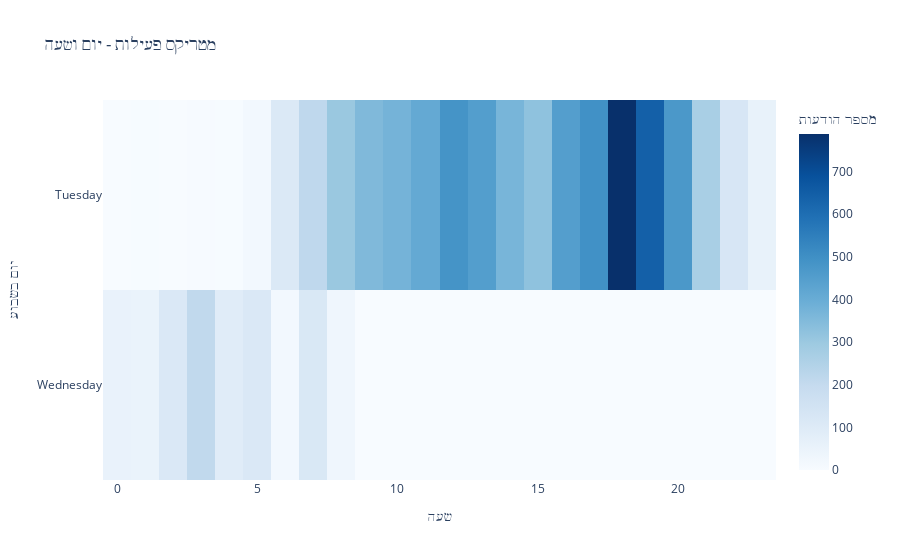
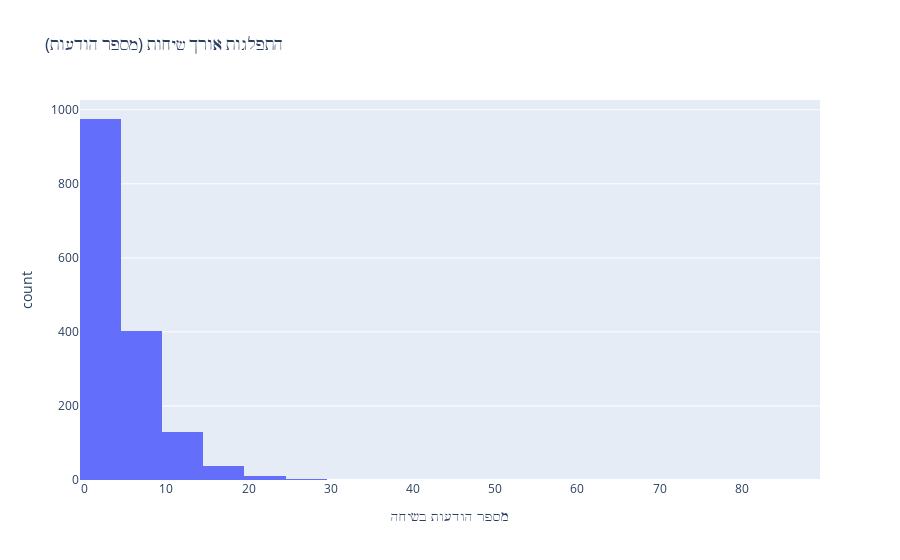
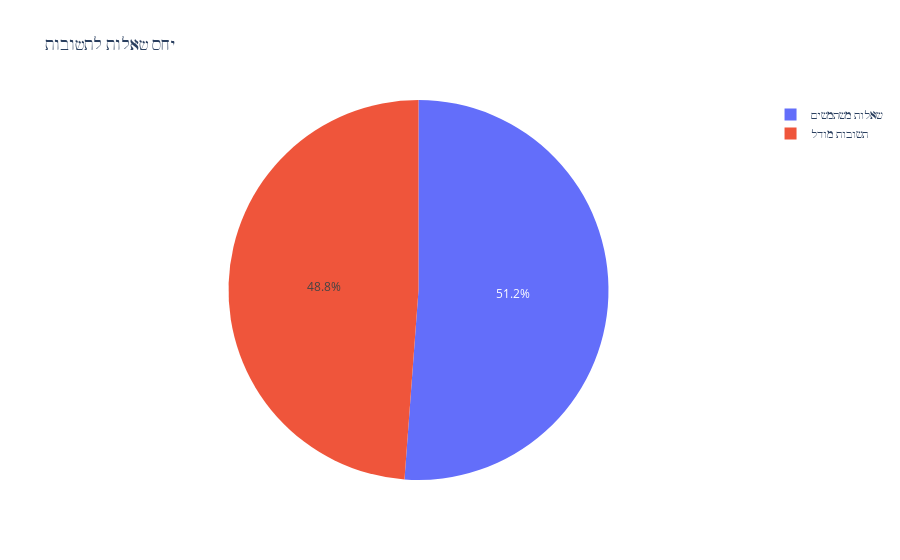

Notebook cell for these charts, in order:
### Code cell
# 6. מטריקס זמני - פעילות לפי יום ושעה (Heatmap)
df['date'] = pd.to_datetime(df['event_time']).dt.date
df['day_of_week'] = pd.to_datetime(df['event_time']).dt.day_name()
daily_hourly = df.groupby(['day_of_week', 'hour']).size().reset_index(name='count')

# יצירת heatmap
pivot_table = daily_hourly.pivot(index='day_of_week', columns='hour', values='count').fillna(0)
fig_heatmap = px.imshow(
    pivot_table,
    title="מטריקס פעילות - יום ושעה",
    labels=dict(x="שעה", y="יום בשבוע", color="מספר הודעות"),
    color_continuous_scale="Blues"
)
fig_heatmap.show()

# 7. התפלגות אורך שיחות (מספר הודעות לכל שיחה)
conversation_lengths = df.groupby('id').size()
fig_conv_length = px.histogram(
    x=conversation_lengths.values,
    nbins=20,
    title="התפלגות אורך שיחות (מספר הודעות)",
    labels={'x': 'מספר הודעות בשיחה', 'y': 'מספר שיחות'}
)
fig_conv_length.show()

# 8. יחס שאלות לתשובות
question_count = len(df[df['campaign_name'] == 'open question'])
answer_count = len(df[df['campaign_name'] == 'response answer'])

fig_ratio = px.pie(
    values=[question_count, answer_count],
    names=['שאלות משתמשים', 'תשובות מודל'],
    title="יחס שאלות לתשובות"
)
fig_ratio.show()

# 9. התפלגות זמנית - פעילות לפי תאריך
daily_activity = df.groupby('date').size().reset_index(name='activity')
daily_activity['date'] = pd.to_datetime(daily_activity['date'])

fig_daily = px.line(
    daily_activity,
    x='date',
    y='activity',
    title="פעילות יומית",
    labels={'date': 'תאריך', 'activity': 'מספר הודעות'}
)
fig_daily.show()

# 10. סטטיסטיקות תיאוריות
print("סטטיסטיקות כלליות:")
print(f"מספר כולל של הודעות: {len(df)}")
print(f"מספר שיחות ייחודיות: {df['id'].nunique()}")
print(f"מספר משתמשים ייחודיים: {df['sso_id'].nunique()}")
print(f"אורך שאלה ממוצע: {df[df['campaign_name'] == 'open question']['question_length'].mean():.1f} מילים")
print(f"אורך תשובה ממוצע: {df[df['campaign_name'] == 'response answer']['answer_length'].mean():.1f} מילים")

### Figure 1 — Plotly figure (JSON) as saved in the notebook; plotly's stock layout.template omitted (floating-point values rounded to 4 significant figures)
{"data": [{"coloraxis": "coloraxis", "hovertemplate": "שעה: %{x}<br>יום בשבוע: %{y}<br>מספר הודעות: %{z}<extra></extra>", "name": "0", "type": "heatmap", "x": [0, 1, 2, 3, 4, 5, 6, 7, 8, 9, 10, 11, 12, 13, 14, 15, 16, 17, 18, 19, 20, 21, 22, 23], "xaxis": "x", "y": ["Tuesday", "Wednesday"], "yaxis": "y", "z": [[0.0, 3.0, 1.0, 5.0, 3.0, 18.0, 110.0, 214.0, 304.0, 354.0, 375.0, 412.0, 486.0, 451.0, 368.0, 325.0, 450.0, 494.0, 788.0, 642.0, 471.0, 269.0, 127.0, 58.0], [54.0, 51.0, 116.0, 210.0, 90.0, 115.0, 18.0, 119.0, 30.0, 0.0, 0.0, 0.0, 0.0, 0.0, 0.0, 0.0, 0.0, 0.0, 0.0, 0.0, 0.0, 0.0, 0.0, 0.0]]}], "layout": {"coloraxis": {"colorbar": {"title": {"text": "מספר הודעות"}}, "colorscale": [[0, "rgb(247,251,255)"], [0.125, "rgb(222,235,247)"], [0.25, "rgb(198,219,239)"], [0.375, "rgb(158,202,225)"], [0.5, "rgb(107,174,214)"], [0.625, "rgb(66,146,198)"], [0.75, "rgb(33,113,181)"], [0.875, "rgb(8,81,156)"], [1, "rgb(8,48,107)"]]}, "title": {"text": "מטריקס פעילות - יום ושעה"}, "xaxis": {"anchor": "y", "constrain": "domain", "domain": [0, 1], "scaleanchor": "y", "title": {"text": "שעה"}}, "yaxis": {"anchor": "x", "autorange": "reversed", "constrain": "domain", "domain": [0, 1], "title": {"text": "יום בשבוע"}}}}

### Figure 2 — Plotly figure (JSON) as saved in the notebook; plotly's stock layout.template omitted (floating-point values rounded to 4 significant figures; data arrays with more than 128 entries replaced by an {"elided": "..."} marker saying what was removed)
{"data": [{"bingroup": "x", "hovertemplate": "מספר הודעות בשיחה=%{x}<br>count=%{y}<extra></extra>", "legendgroup": "", "marker": {"color": "#636efa", "pattern": {"shape": ""}}, "name": "", "nbinsx": 20, "orientation": "v", "showlegend": false, "type": "histogram", "x": {"elided": "1563 int values"}, "xaxis": "x", "yaxis": "y"}], "layout": {"barmode": "relative", "legend": {"tracegroupgap": 0}, "title": {"text": "התפלגות אורך שיחות (מספר הודעות)"}, "xaxis": {"anchor": "y", "domain": [0, 1], "title": {"text": "מספר הודעות בשיחה"}}, "yaxis": {"anchor": "x", "domain": [0, 1], "title": {"text": "count"}}}}

### Figure 3 — Plotly figure (JSON) as saved in the notebook; plotly's stock layout.template omitted (floating-point values rounded to 4 significant figures)
{"data": [{"domain": {"x": [0, 1], "y": [0, 1]}, "hovertemplate": "label=%{label}<br>value=%{value}<extra></extra>", "labels": ["שאלות משתמשים", "תשובות מודל"], "legendgroup": "", "name": "", "showlegend": true, "type": "pie", "values": [3854, 3677]}], "layout": {"legend": {"tracegroupgap": 0}, "title": {"text": "יחס שאלות לתשובות"}}}
